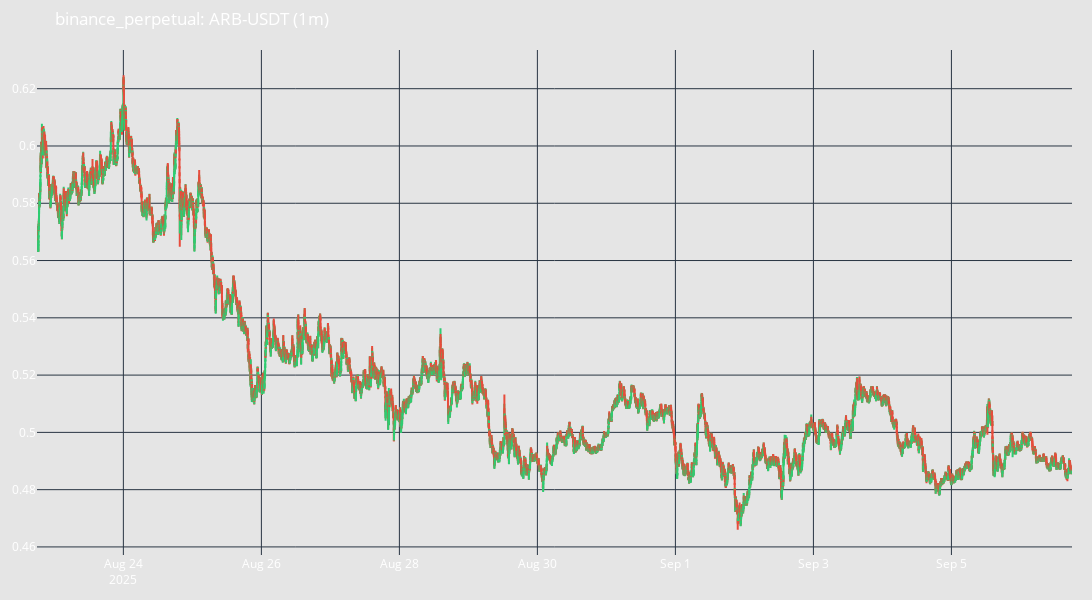

Notebook cell for this chart:
### Code cell
list(top_markets_candles.values())[0].plot()

### Figure 1 — Plotly figure (JSON) as saved in the notebook; plotly's stock layout.template omitted (floating-point values rounded to 4 significant figures; data arrays with more than 128 entries replaced by an {"elided": "..."} marker saying what was removed)
{"data": [{"close": {"elided": "21599 float values"}, "decreasing": {"line": {"color": "#E74C3C"}}, "high": {"elided": "21599 float values"}, "increasing": {"line": {"color": "#2ECC71"}}, "low": {"elided": "21599 float values"}, "name": "Candlesticks", "open": {"elided": "21599 float values"}, "x": {"elided": "21599 str values"}, "type": "candlestick"}], "layout": {"font": {"color": "white", "size": 12}, "margin": {"l": 20, "r": 20, "t": 50, "b": 20}, "xaxis": {"rangeslider": {"visible": false}}, "title": {"text": "binance_perpetual: ARB-USDT (1m)"}, "plot_bgcolor": "rgba(0, 0, 0, 0)", "paper_bgcolor": "rgba(0, 0, 0, 0.1)", "height": 600, "width": 1200, "hovermode": "x unified", "showlegend": false}}
